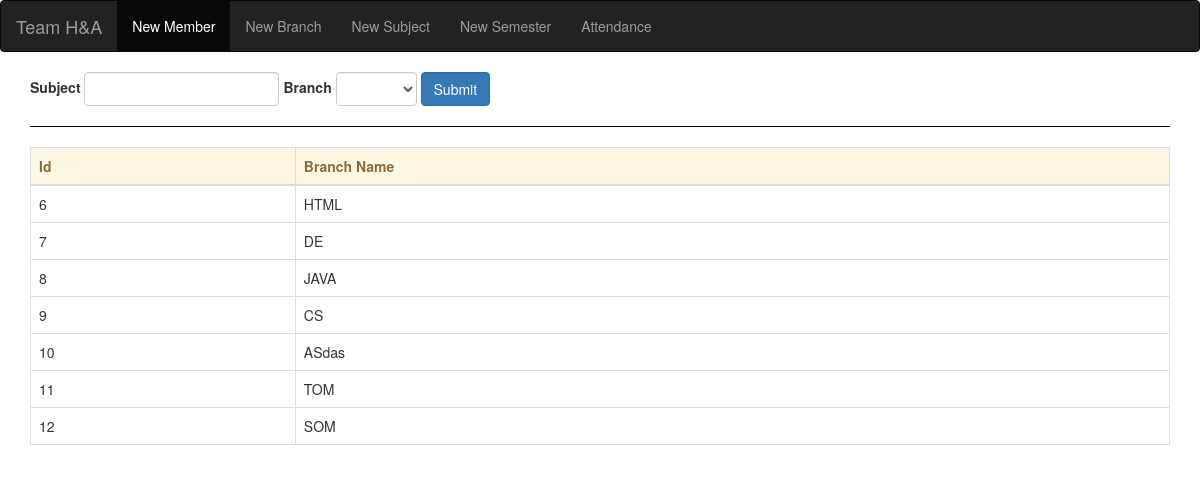
Screenshot of /newsubject with the database file from the repository.
### blog/models.py (models this page shows, shortened)
class Subjects(models.Model):
    name = models.CharField(max_length=50)
    branch = models.ForeignKey(Branch, null=True,on_delete = models.SET_NULL)

### blog/views.py (the view)
# urls.py: path("newsubject",views.newSubject, name='subject'),
def newSubject(request):
    branch = Branch.objects.all()
    subject = Subjects.objects.all()
    return render(request, 'blog/new_subjects.html', {'members': subject, 'branchs':branch})

### blog/templates/blog/new_subjects.html (shortened to what this page needs)
{% extends 'blog/nav.html' %}
{% block body %}
    <form method="POST">
        <div class="form-inline">
            <label>Subject</label>
               <input type="text" id="sname" class="form-control"/>
            <label>Branch</label>
            <select class="form-control" aria-label="Default select example" id="bname">
                <option value=""></option>
                {% for branch in branchs %}
                <option value="{{branch.id}}">{{branch.name}}</option>
                {% endfor %}
            </select>
            <button type="button" class="btn btn-primary form-control" id="ssubmit">Submit</button>
        </div>
    </form>
    <hr style="border-top:1px solid #000; clear:both;"/>
    <table class="table table-bordered">
        <thead class="alert-warning">
            <tr>
                <th>Id</th>
                <th>Branch Name</th>
            </tr>
        </thead>
        <tbody>
            {% for member in members %}
            <tr>
                <td>{{ member.id }}</td>
                <td>{{ member.name }}</td>
            </tr>
            {% endfor %}
        </tbody>
    </table>
{% endblock %}

### rows the page displays
Subjects: id "6", name "HTML"
Subjects: id "7", name "DE"
Subjects: id "8", name "JAVA"
Subjects: id "9", name "CS"
Subjects: id "10", name "ASdas"
Subjects: id "11", name "TOM"
Subjects: id "12", name "SOM"
